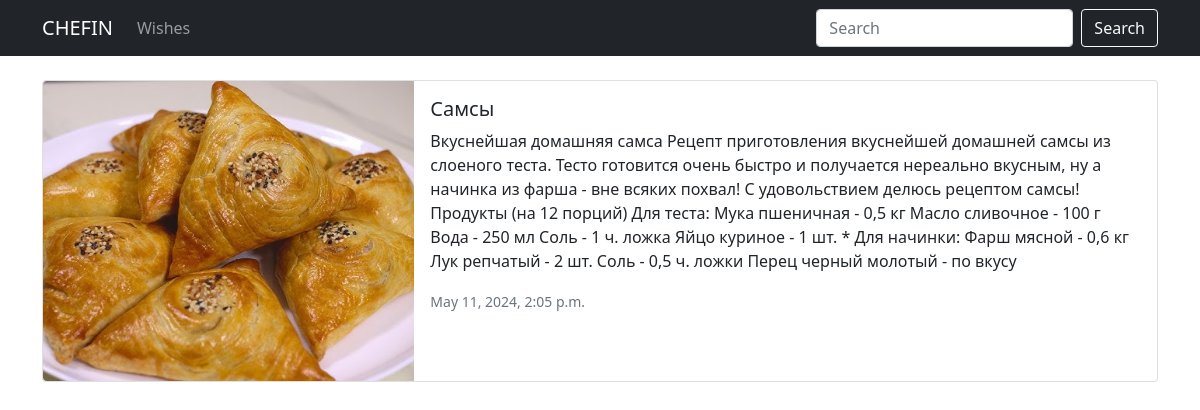
The page /recipe/4 on the database its author committed.
### recipe/models.py (models this page shows, shortened)
class Recipe(models.Model):
    title = models.CharField(max_length=75)
    text = models.TextField()
    image = models.ImageField(upload_to='recipe/')
    created_date = models.DateTimeField(default=timezone.now)

### recipe/views.py (the view)
# urls.py: path('recipe/<int:pk>', views.RecipeDetailView.as_view(), name="recipes-detail"),
class RecipeDetailView(DetailView):
  model = Recipe
  template_name = 'recipes/recipe_detail.html'
  context_object_name = 'object'

### templates/recipes/recipe_detail.html
{% extends 'recipes/base.html' %}
{% block content %}
<div class="card mb-3" style="max-width: 100%;">
  <div class="row g-0">
    <div class="col-md-4">
      <img src="{{ object.image.url }}" class="img-fluid rounded-start" alt="{{ object.title }}" style="height: 300px; object-fit: cover;">
    </div>
    <div class="col-md-8">
      <div class="card-body">
        <h5 class="card-title">{{ object.title|title }}</h5>
        <p class="card-text">{{ object.text }}</p>
        <p class="card-text">
          <small class="text-muted">{{ object.created_date }}</small>
        </p>
      </div>
    </div>
  </div>
</div>
{% endblock %}

### rows shown on the page
Recipe: image (picture), title "Самсы", text "Вкуснейшая домашняя самса Рецепт приготовления вкуснейшей домашней самсы из слоеного теста. Тесто готовится очень быстро и получается нереально вкусным, ну а начинка из фарша - вне всяких похвал! С удовольствием делюсь рецептом самсы! Продукты (на 12 порций) Для теста: Мука пшеничная - 0,5 кг Масло сливочное - 100 г Вода - 250 мл Соль - 1 ч. ложка Яйцо куриное - 1 шт. * Для начинки: Фарш мясной - 0,6 кг Лук репчатый - 2 шт. Соль - 0,5 ч. ложки Перец черный молотый - по вкусу", created_date "May 11, 2024, 2:05 p.m."
